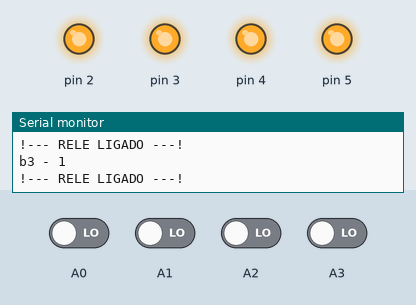
This program was run on a simulated Arduino Uno, built with avr-gcc and run on an emulated ATmega328P. On the bench: output pins drawn as LEDs (lit = HIGH), the last lines printed to the serial monitor. Inputs (shaded band) come from the test bench; at power-on: A0–3 LOW.

Above: at 2.9 s.
3.0 s: A0 driven HIGH
At 4.3 s:
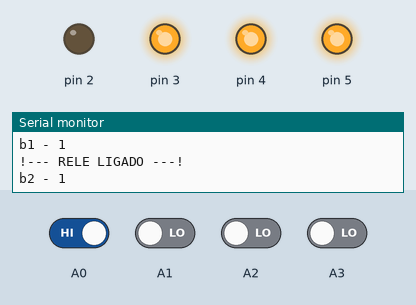
4.6 s: A1 driven HIGH
At 6.4 s:
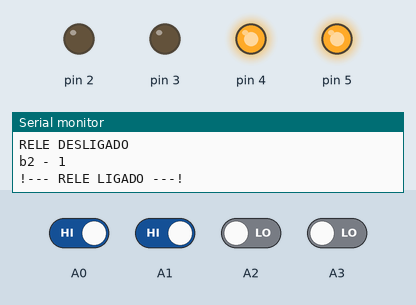
6.7 s: A2 driven HIGH
At 8.1 s:
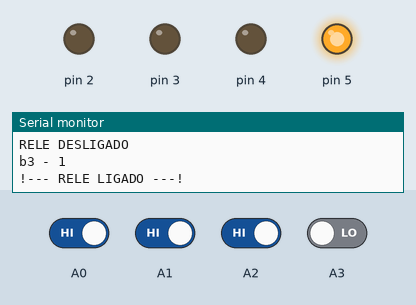
8.9 s: A3 driven HIGH
At 9.9 s:
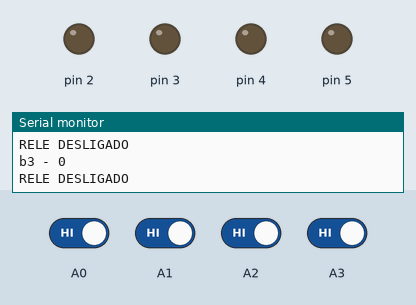
10.9 s: A0 driven LOW
At 12.7 s:
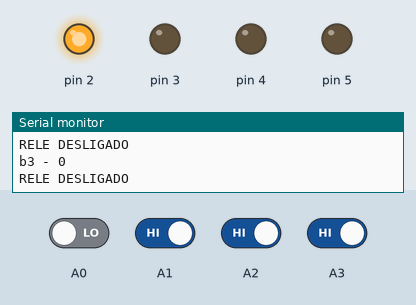
13.0 s: A1 driven LOW
At 14.7 s:
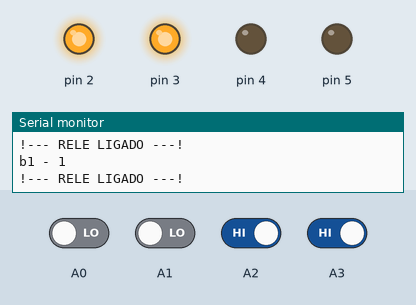
Timing chart, 0 to 16.1 s (numbered marks = the images above; inputs shaded):
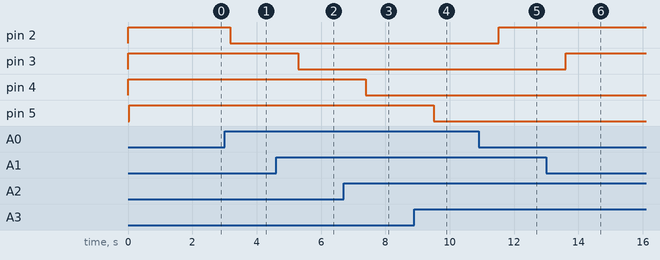

The program:

main.cpp
```cpp
#include <Arduino.h>

int baud_rate = 9600;


typedef struct Rele
{
  int estado;
  int periferico;
};

Rele reles[4];

typedef struct Botao
{
  int estado;
  int periferico;
};
Botao botoes[4];


void setup()
{
  Serial.begin(9600);

  // Setup porta reles_0
  reles[0].periferico = 2;
  reles[0].estado = LOW;
  pinMode(reles[0].periferico, OUTPUT);


  // Setup porta botoes_0
  botoes[0].periferico = A0;
  botoes[0].estado = HIGH;
  pinMode(botoes[0].periferico, INPUT);

  //-------------------------------------//

  // Setup porta reles_1
  reles[1].periferico = 3;
  reles[1].estado = LOW;
  pinMode(reles[1].periferico, OUTPUT);


  // Setup porta botoes_1
  botoes[1].periferico = A1;
  botoes[1].estado = HIGH;
  pinMode(botoes[1].periferico, INPUT);

  //-------------------------------------//

  // Setup porta reles_2
  reles[2].periferico = 4;
  reles[2].estado = LOW;
  pinMode(reles[2].periferico, OUTPUT);


  // Setup porta botoes_2
  botoes[2].periferico = A2;
  botoes[2].estado = HIGH;
  pinMode(botoes[2].periferico, INPUT);

  //-------------------------------------//

  // Setup porta reles_3
  reles[3].periferico = 5;
  reles[3].estado = LOW;
  pinMode(reles[3].periferico, OUTPUT);


  // Setup porta botoes_3
  botoes[3].periferico = A3;
  botoes[3].estado = HIGH;
  pinMode(botoes[3].periferico, INPUT);
}


void loop()
{
  // Funcao Botao -- 0
  botoes[0].estado = !digitalRead(botoes[0].periferico);
  Serial.print("b0 - ");
  Serial.println(botoes[0].estado);


  if (botoes[0].estado)
  {
   digitalWrite(reles[0].periferico, HIGH);
   Serial.println("!--- RELE LIGADO ---!");
  }
  else
  {
    Serial.println("RELE DESLIGADO");
   digitalWrite(reles[0].periferico, LOW);
  }

  //-------------------------------------//

  // Funcao Botao -- 1
  botoes[1].estado = !digitalRead(botoes[1].periferico);
  Serial.print("b1 - ");
  Serial.println(botoes[1].estado);


  if (botoes[1].estado)
  {
   digitalWrite(reles[1].periferico, HIGH);
   Serial.println("!--- RELE LIGADO ---!");
  }
  else
  {
    Serial.println("RELE DESLIGADO");
   digitalWrite(reles[1].periferico, LOW);
  }

  //-------------------------------------//

  // Funcao Botao -- 2
  botoes[2].estado = !digitalRead(botoes[2].periferico);
  Serial.print("b2 - ");
  Serial.println(botoes[2].estado);


  if (botoes[2].estado)
  {
   digitalWrite(reles[2].periferico, HIGH);
   Serial.println("!--- RELE LIGADO ---!");
  }
  else
  {
    Serial.println("RELE DESLIGADO");
   digitalWrite(reles[2].periferico, LOW);
  }

  //-------------------------------------//

  // Funcao Botao -- 3
  botoes[3].estado = !digitalRead(botoes[3].periferico);
  Serial.print("b3 - ");
  Serial.println(botoes[3].estado);


  if (botoes[3].estado)
  {
   digitalWrite(reles[3].periferico, HIGH);
   Serial.println("!--- RELE LIGADO ---!");
  }
  else
  {
    Serial.println("RELE DESLIGADO");
   digitalWrite(reles[3].periferico, LOW);
  }

  delay(1000);

}
```

Measured:
- after the input at 3.0 s, pin 2: HIGH → LOW after 0.18 s
- after the input at 4.6 s, pin 3: HIGH → LOW after 0.69 s
- after the input at 6.7 s, pin 4: HIGH → LOW after 0.69 s
- after the input at 8.9 s, pin 5: HIGH → LOW after 0.60 s
- after the input at 10.9 s, pin 2: LOW → HIGH after 0.63 s
- after the input at 13.0 s, pin 3: LOW → HIGH after 0.61 s
